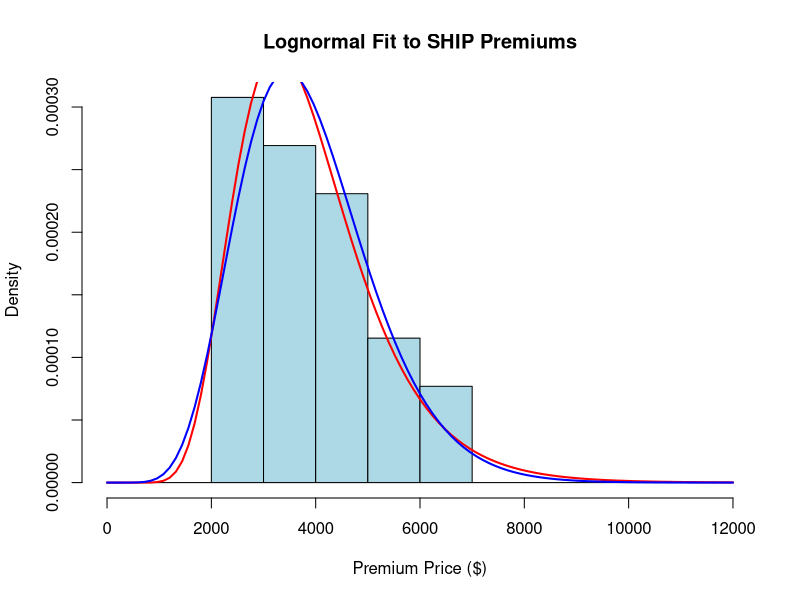

Reproduce this figure in R.
library(MASS)

premiums = c(2030, 2111, 2204, 2500, 2536, 2619, 2940, 2942, 3090, 3094, 3214, 3512, 3544, 3710, 3800, 4020, 4355, 4586, 4754, 4888, 4994, 5099, 5357, 5701, 6240, 6673)#, 7234) , 11862)

fit_lnorm <- fitdistr(premiums, "lognormal")
fit_gamma <- fitdistr(premiums, "gamma")

print(paste("Lognormal Log-Likelihood:", fit_lnorm$loglik))
print(paste("Gamma Log-Likelihood:", fit_gamma$loglik))

my_breaks <- seq(0, 12000, by = 1000)

hist(premiums,
     probability = TRUE,
     breaks = my_breaks,
     main = "Lognormal Fit to SHIP Premiums",
     xlab = "Premium Price ($)",
     col = "lightblue")

# Overlay the fitted density curve
curve(dlnorm(x, meanlog = fit_lnorm$estimate["meanlog"], sdlog = fit_lnorm$estimate["sdlog"]),
      col = "red",
      lwd = 2,
      add = TRUE)# Optional: add lines

curve(dgamma(x, shape = fit_gamma$estimate["shape"], rate = fit_gamma$estimate["rate"]),
      col = "blue",
      lwd = 2,
      add = TRUE)# Optional: add lines


prob_over_11k_log_normal <- plnorm(11862,
                       meanlog = fit_lnorm$estimate["meanlog"],
                       sdlog = fit_lnorm$estimate["sdlog"],
                       lower.tail = FALSE) # lower.tail = FALSE directly gives P(X > x)

print(paste0("The log-normal probability of a premium being > $11,862 is: ", round(prob_over_11k_log_normal * 100, 6), "%"))





prob_over_11k_gamma <- pgamma(11862,
                       shape = fit_gamma$estimate["shape"],
                       rate = fit_gamma$estimate["rate"],
                       lower.tail = FALSE) # lower.tail = FALSE directly gives P(X > x)

print(paste0("The gamma probability of a premium being > $11,862 is: ", round(prob_over_11k_gamma * 100, 6), "%"))